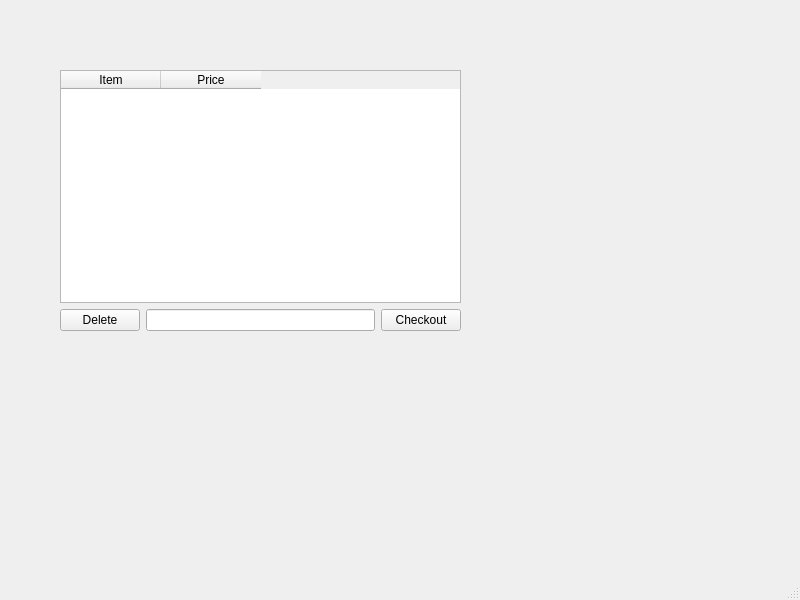
<?xml version="1.0" encoding="UTF-8"?>
<ui version="4.0">
 <class>MainWindow</class>
 <widget class="QMainWindow" name="MainWindow">
  <property name="geometry">
   <rect>
    <x>0</x>
    <y>0</y>
    <width>800</width>
    <height>600</height>
   </rect>
  </property>
  <property name="windowTitle">
   <string>MainWindow</string>
  </property>
  <widget class="QWidget" name="centralwidget">
   <widget class="QWidget" name="verticalLayoutWidget">
    <property name="geometry">
     <rect>
      <x>60</x>
      <y>70</y>
      <width>401</width>
      <height>261</height>
     </rect>
    </property>
    <layout class="QVBoxLayout" name="verticalLayout">
     <item>
      <widget class="QTableWidget" name="tableWidget">
       <column>
        <property name="text">
         <string>Item</string>
        </property>
       </column>
       <column>
        <property name="text">
         <string>Price</string>
        </property>
       </column>
      </widget>
     </item>
     <item>
      <layout class="QHBoxLayout" name="horizontalLayout">
       <item>
        <widget class="QPushButton" name="deleteButton">
         <property name="text">
          <string>Delete</string>
         </property>
        </widget>
       </item>
       <item>
        <widget class="QLineEdit" name="lineSavings"/>
       </item>
       <item>
        <widget class="QPushButton" name="checkoutButton">
         <property name="text">
          <string>Checkout</string>
         </property>
        </widget>
       </item>
      </layout>
     </item>
    </layout>
   </widget>
  </widget>
  <widget class="QMenuBar" name="menubar">
   <property name="geometry">
    <rect>
     <x>0</x>
     <y>0</y>
     <width>800</width>
     <height>21</height>
    </rect>
   </property>
  </widget>
  <widget class="QStatusBar" name="statusbar"/>
 </widget>
 <resources/>
 <connections/>
</ui>
